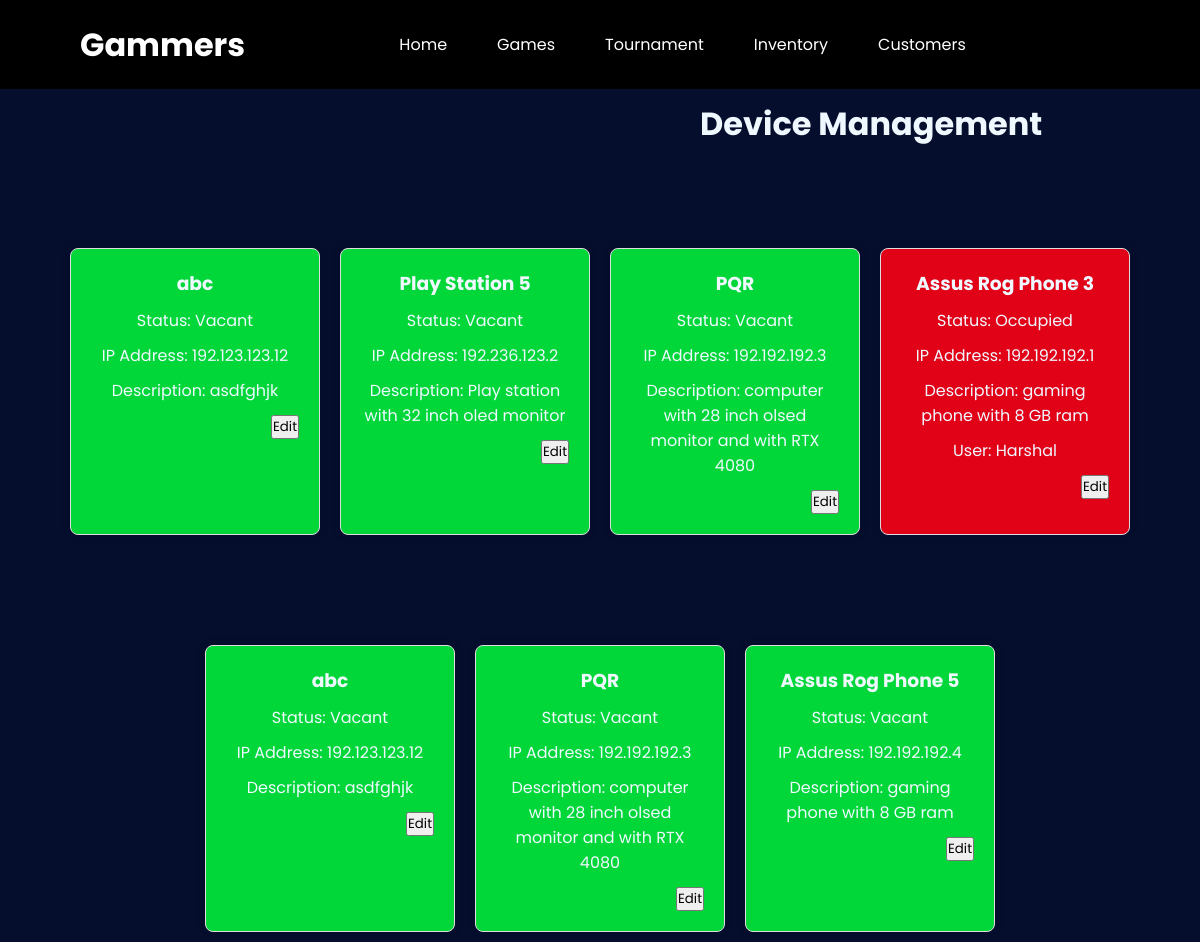
Page /admincmp.php on the committed database.
### tables this page shows
CREATE TABLE IF NOT EXISTS `devices` (
  `id` int NOT NULL AUTO_INCREMENT,
  `device_name` varchar(255) NOT NULL,
  `device_type` enum('Computer','PlayStation','GamingPhone') NOT NULL,
  `status` enum('Vacant','Occupied') DEFAULT 'Vacant',
  `created_at` timestamp NULL DEFAULT CURRENT_TIMESTAMP,
  `ip_address` varchar(45) NOT NULL,
  `description` text,
  `user_id` int DEFAULT NULL,
  `reserved_at` datetime DEFAULT NULL,
  `reservation_duration` int DEFAULT NULL,
  PRIMARY KEY (`id`),
  KEY `fk_user` (`user_id`)
);

CREATE TABLE IF NOT EXISTS `users` (
  `id` int NOT NULL AUTO_INCREMENT,
  `uname` varchar(255) NOT NULL,
  `pass` varchar(255) NOT NULL,
  `email` varchar(255) NOT NULL,
  `phone` bigint DEFAULT NULL,
  PRIMARY KEY (`id`)
);

### admincmp.php (the view, shortened to what this page needs)
<?php
$servername = "localhost";
$username = "root";
$password = "";
$dbname = "gamecafe";
function connectToDB()
{
    global $servername, $username, $password, $dbname;
    $conn = new mysqli($servername, $username, $password, $dbname);
    return $conn;
}
$conn = connectToDB();
$sql = "SELECT d.*, u.uname FROM devices d LEFT JOIN users u ON d.user_id = u.id";
$result = $conn->query($sql);
$devices = [];
if ($result->num_rows > 0) {
    while ($row = $result->fetch_assoc()) {
        $devices[] = $row;
    }
}
?>
<!DOCTYPE html>
<html lang="en">
<head>
    <link rel="stylesheet" href="Hstyle.css">
    <link rel="stylesheet" href="cmp.css">
</head>
<body>
    <header style="background-color:black; margin-bottom: 100px;">
        <a href="#" class="logo">Gammers</a>
        <ul class="nav">
            <li><a href="admin.php">Home</a></li>
            <li class="dropdown">
                <a href="#" class="dropdown-toggle" onclick="toggleDropdown(event)">Games <i class='bx bx-chevron-down'></i></a>
            </li>
            <li class="dropdown">
                <a href="#" class="dropdown-toggle" onclick="toggleDropdown(event)">Tournament <i class='bx bx-chevron-down'></i></a>
            </li>
            <li class="dropdown">
                <a href="#" class="dropdown-toggle" onclick="toggleDropdown(event)">Inventory <i class='bx bx-chevron-down'></i></a>
            </li>
            <li><a href="users.php">Customers</a></li>
        </ul>
    </header>
    <h1 style="color: aliceblue; margin-top: 100px; margin-left: 700px" >Device Management</h1>
    <div class="device-container">
        <?php foreach ($devices as $device): ?>
            <div class="device-card <?php echo ($device['status'] == 'Occupied') ? 'occupied' : 'vacant'; ?>">
                <h3><?php echo htmlspecialchars($device['device_name']); ?></h3>
                <p>Status: <?php echo htmlspecialchars($device['status']); ?></p>
                <p>IP Address: <?php echo htmlspecialchars($device['ip_address']); ?></p>
                <p>Description: <?php echo htmlspecialchars($device['description']); ?></p>
                <?php if ($device['status'] == 'Occupied'): ?>
                    <p>User: <?php echo htmlspecialchars($device['uname']); ?></p>
                <?php endif; ?>
                <div class="dropdown" style="float: right;">
                    <button class="dropbtn">Edit</button>
                </div>
            </div>
        <?php endforeach; ?>
    </div>
</body>
</html>

### Hstyle.css (style rules this page uses)
* { margin: 0; padding: 0; box-sizing: border-box; font-family: 'Poppins',sans-serif; }
body { background: #050e2d; }
header { position: fixed; top: 0; left: 0; width: 100%; padding: 7px 80px; display: flex; justify-content: space-between; align-items: center; transition: 0.5s; z-index: 1000; }
header .logo { position: relative; color: #fff; text-decoration: none; font-size: 2em; font-weight: 700; }
header .nav { display: flex; justify-content: right; align-items: center; }
header ul li { list-style: none; margin: 10px; }
header ul li a { color: #fff; text-decoration: none; padding: 10px 20px; border-radius: 5px; }

### cmp.css (style rules this page uses)
.device-card { border: 1px solid #ddd; border-radius: 8px; padding: 20px; margin: 10px; margin-top: 100px; text-align: center; transition: background-color 0.3s; box-shadow: 0 0 10px rgba(0, 0, 0, 0.1); width: 250px; }
.vacant { background-color: #00ff3cd5; color: aliceblue; }
.occupied { background-color: #ff0015e0; color: aliceblue; }
.device-container { display: flex; flex-wrap: wrap; justify-content: center; }
.device-card h3 { font-weight: bold; margin-bottom: 10px; }
.device-card p { margin-bottom: 10px; }

### admincmp.php (style rules this page uses)
.device-card { color: aliceblue; }
.dropdown { position: relative; display: inline-block; }
.nav { list-style-type: none; padding: 0; margin: 0; display: flex; }
.nav li { position: relative; }
.nav a { text-decoration: none; padding: 15px; display: block; }

### rows in the picture
devices: device_name "abc", status "Vacant", ip_address "192.123.123.12", description "asdfghjk"
devices: device_name "Play Station 5", status "Vacant", ip_address "192.236.123.2", description "Play station with 32 inch oled monitor"
devices: device_name "PQR", status "Vacant", ip_address "192.192.192.3", description "computer with 28 inch olsed monitor and with RTX 4080"
devices: device_name "Assus Rog Phone 3", status "Occupied", ip_address "192.192.192.1", description "gaming phone with 8 GB ram", user.uname "Harshal"
devices: device_name "abc", status "Vacant", ip_address "192.123.123.12", description "asdfghjk"
devices: device_name "PQR", status "Vacant", ip_address "192.192.192.3", description "computer with 28 inch olsed monitor and with RTX 4080"
devices: device_name "Assus Rog Phone 5", status "Vacant", ip_address "192.192.192.4", description "gaming phone with 8 GB ram"
